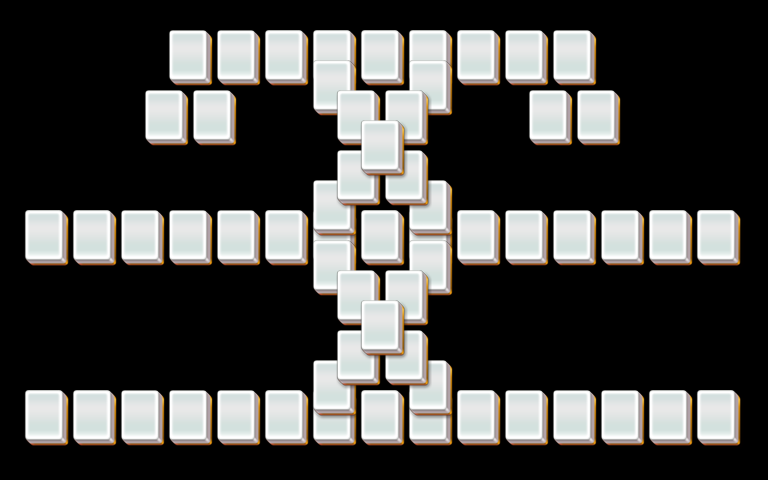

A 2D game scene composited from a Tiled map and its tileset images. What follows is a short description and the map's XML, with each tile layer's data collapsed to a summary:
An orthogonal 32x16 tile map with 24x30 px tiles, 5 tile layers (layer1, layer2, layer3, layer4, ...).

<map version="1.0" orientation="orthogonal" width="32" height="16" tilewidth="24" tileheight="30">
 <properties>
  <property name="species" value="15" />
 </properties>
 <tileset firstgid="1" name="mahjong" tilewidth="48" tileheight="60">
  <image source="mahjong.png" />
 </tileset>
 <layer name="layer1" width="32" height="16">
  <data>[512 cells, 43 non-empty, 1 distinct tile ids]</data>
 </layer>
 <layer name="layer2" width="32" height="16">
  <data>[512 cells, 23 non-empty, 1 distinct tile ids]</data>
 </layer>
 <layer name="layer3" width="32" height="16">
  <data>[512 cells, 12 non-empty, 1 distinct tile ids]</data>
 </layer>
 <layer name="layer4" width="32" height="16">
  <data>[512 cells, 8 non-empty, 1 distinct tile ids]</data>
 </layer>
 <layer name="layer5" width="32" height="16">
  <data>[512 cells, 2 non-empty, 1 distinct tile ids]</data>
 </layer>
</map>
